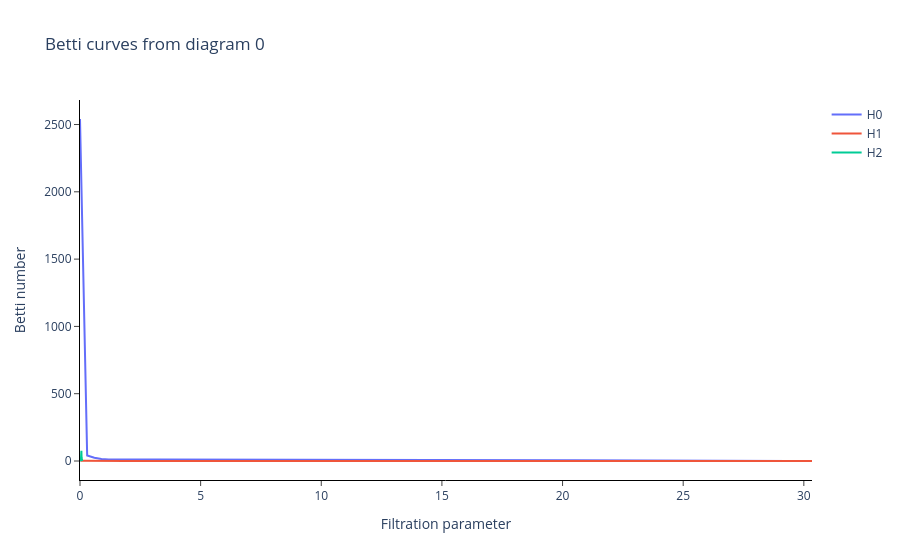

Notebook code for this chart:
### Code cell
BC.plot(betti, sample=0, )
